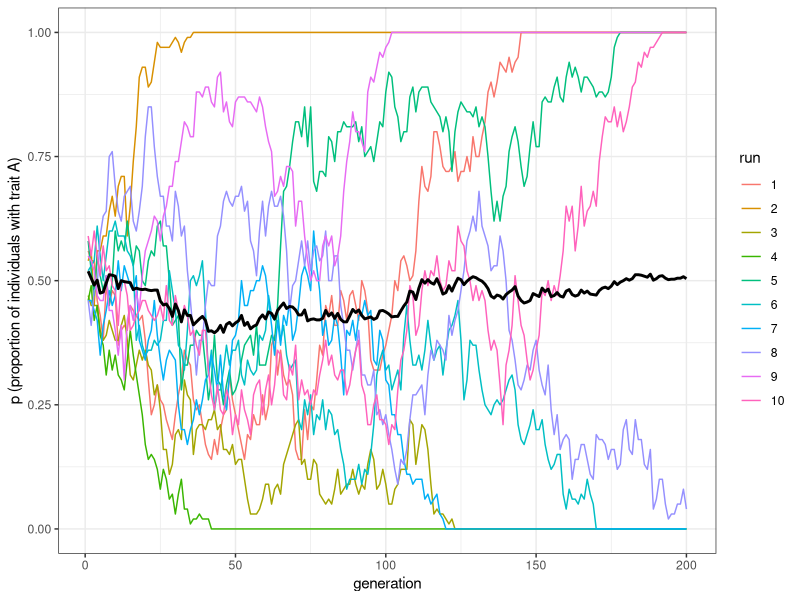
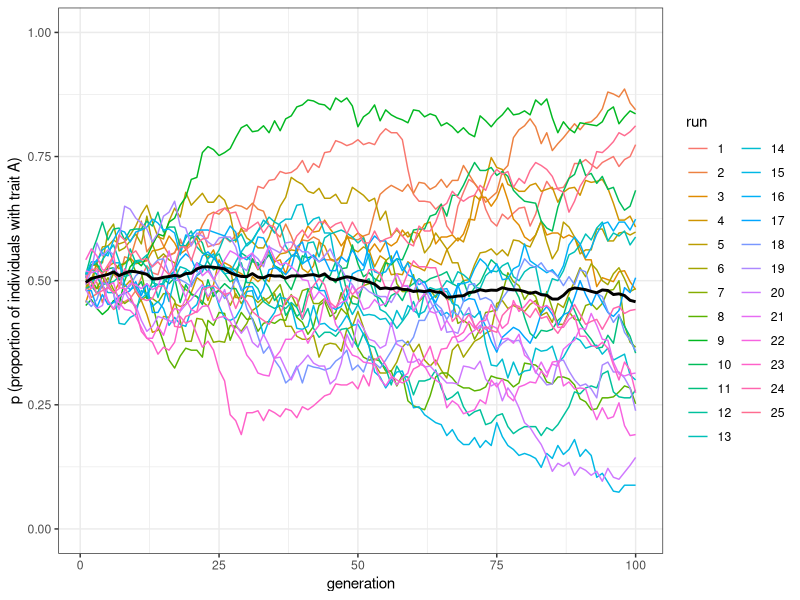
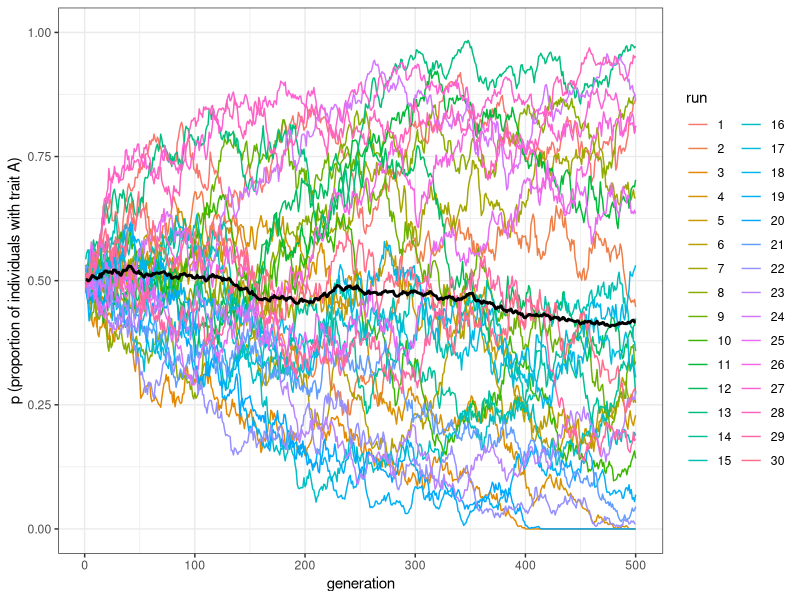
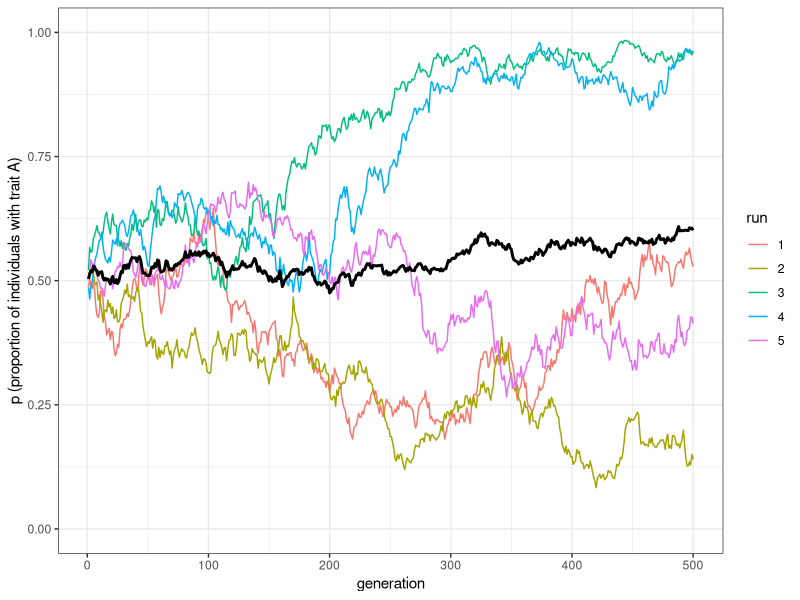

These figures' R source, in order:
######
# Git test for group made my Morgan 2-1-2021

######

library(tidyverse); library(patchwork)

#####################################################################################


##### unnbiased model 2 from CH1


### run multiple simulations and plot their results
# Scaling up

### a new function to run multipe sims at once
unbiased_transmission_2 <- function(N, t_max, r_max) {
  output <- tibble(generation = rep(1:t_max, r_max), 
                   p = as.numeric(rep(NA, t_max * r_max)), 
                   run = as.factor(rep(1:r_max, each = t_max))) 
  # For each run
  for (r in 1:r_max) { 
    # Create first generation
    population <- tibble(trait = sample(c("A", "B"), N, replace = TRUE))
    
    # Add first generation's p for run r
    output[output$generation == 1 & output$run == r, ]$p <-
      sum(population$trait == "A") / N 
    
    # For each generation
    for (t in 2:t_max) {
      # Copy individuals to previous_population tibble
      previous_population <- population 
      
      # Randomly copy from previous generation
      population <- tibble(trait = sample(previous_population$trait, N, replace = TRUE))
      
      # Get p and put it into output slot for this generation t and run r
      output[output$generation == t & output$run == r, ]$p <- 
        sum(population$trait == "A") / N 
    }
  }
  # Export data from function
  output 
}
### quick plotting function for multiple runs

plot_multiple_runs <- function(data_model) {
  ggplot(data = data_model, aes(y = p, x = generation)) +
    geom_line(aes(colour = run)) +
    stat_summary(fun = mean, geom = "line", size = 1) +
    ylim(c(0, 1)) +
    theme_bw() +
    labs(y = "p (proportion of individuals with trait A)")
}

### everyone add a different version with different N, t_max with 10 runs and plot it

morgan_run <- unbiased_transmission_2(N = 100, t_max = 200, r_max = 10)
morgan_plot <- plot_multiple_runs(morgan_run)
morgan_plot

### add your own below
benny_run <- unbiased_transmission_2(N = 500, t_max = 100, r_max = 25)
benny_plot <- plot_multiple_runs(benny_run)
benny_plot

#look ma I did it!
claire_run <- unbiased_transmission_2(N = 1000, t_max = 500, r_max = 30)
claire_plot <- plot_multiple_runs(claire_run)
claire_plot 

claire_run2 <- unbiased_transmission_2(N = 1000, t_max = 500, r_max = 5)
claire_plot2 <- plot_multiple_runs(claire_run2)
claire_plot2 
